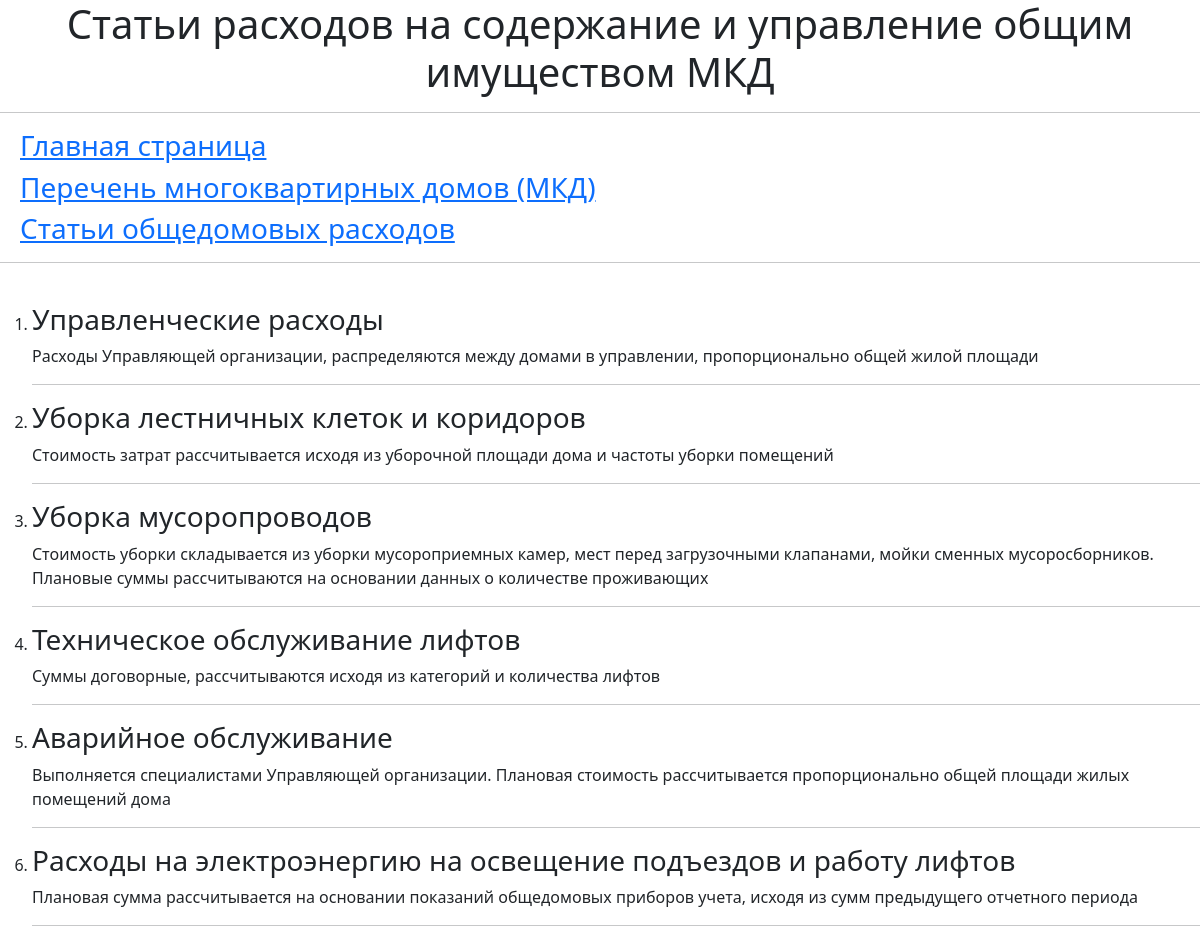
The page /item/ on the database its author committed.
### models/models.py (models this page shows)
class Item(Base):
    __tablename__ = 'specifications_expenseitem'
    __table_args__ = {'keep_existing': True}
    id = Column(Integer, primary_key=True, index=True)
    title = Column(String, unique=True)
    slug = Column(String, unique=True, index=True)
    content = Column(String, nullable=True)
    sort_num = Column(Integer, autoincrement=True, index=True)
    expenses = relationship('Expenses', back_populates='item')

### routers/rout_item.py (the view)
@router.get("/")
def all_items(db: Annotated[Session, Depends(get_db)], request: Request) -> HTMLResponse:
    items = db.scalars(select(Item)).all()
    header = "Статьи расходов на содержание и управление общим имуществом МКД"
    return templates.TemplateResponse("items.html", {"request":request, "header": header, "items": items} )

### templates/items.html
{% extends 'menu.html' %}
{% block content %}
    <ol>
        {% for item in items %}
            <li><h3>{{ item.title }}</h3>
                {{ item.content }}
            </li>
        <hr>
        {% endfor %}
    </ol>
{% endblock %}

### templates/menu.html (shortened to what this page needs)
<!DOCTYPE html>
<html lang="en">
<head>
    <link href="https://cdn.jsdelivr.net/npm/bootstrap@5.3.2/dist/css/bootstrap.min.css" rel="stylesheet"
>
</head>
<body>
    <header>
    <nav>
        {% block pagename %}
            <h1 align="center">{{ header }}</h1>
        {% endblock %}
    </nav>
    </header>
    <nav class="navar">
        {% block menu %}
            <hr>
            <a href="/"><h3 style="margin-left:20px;">Главная страница</h3></a>
            <a href="/building"><h3 style="margin-left:20px;">Перечень многоквартирных домов (МКД)</h3></a>
            <a href=/item><h3 style="margin-left:20px;">Статьи общедомовых расходов</h3></a>
            <hr>
            <br>
        {% endblock %}
    </nav>
    <main>
        {% block content %}
        {% endblock %}
    </main>
</body>
</html>

### rows shown on the page
Item: title "Управленческие расходы", content "Расходы Управляющей организации, распределяются между домами в управлении, пропорционально общей жилой площади"
Item: title "Уборка лестничных клеток и коридоров", content "Стоимость затрат рассчитывается исходя из уборочной площади дома и частоты уборки помещений"
Item: title "Уборка мусоропроводов", content "Стоимость уборки складывается из уборки мусороприемных камер, мест перед загрузочными клапанами, мойки сменных мусоросборников. Плановые суммы рассчитываются на основании данных о количестве проживающих"
Item: title "Техническое обслуживание лифтов", content "Суммы договорные, рассчитываются исходя из категорий и количества лифтов"
Item: title "Аварийное обслуживание", content "Выполняется специалистами Управляющей организации. Плановая стоимость рассчитывается пропорционально общей площади жилых помещений дома"
Item: title "Расходы на электроэнергию на освещение подъездов и работу лифтов", content "Плановая сумма рассчитывается на основании показаний общедомовых приборов учета, исходя из сумм предыдущего отчетного периода"
